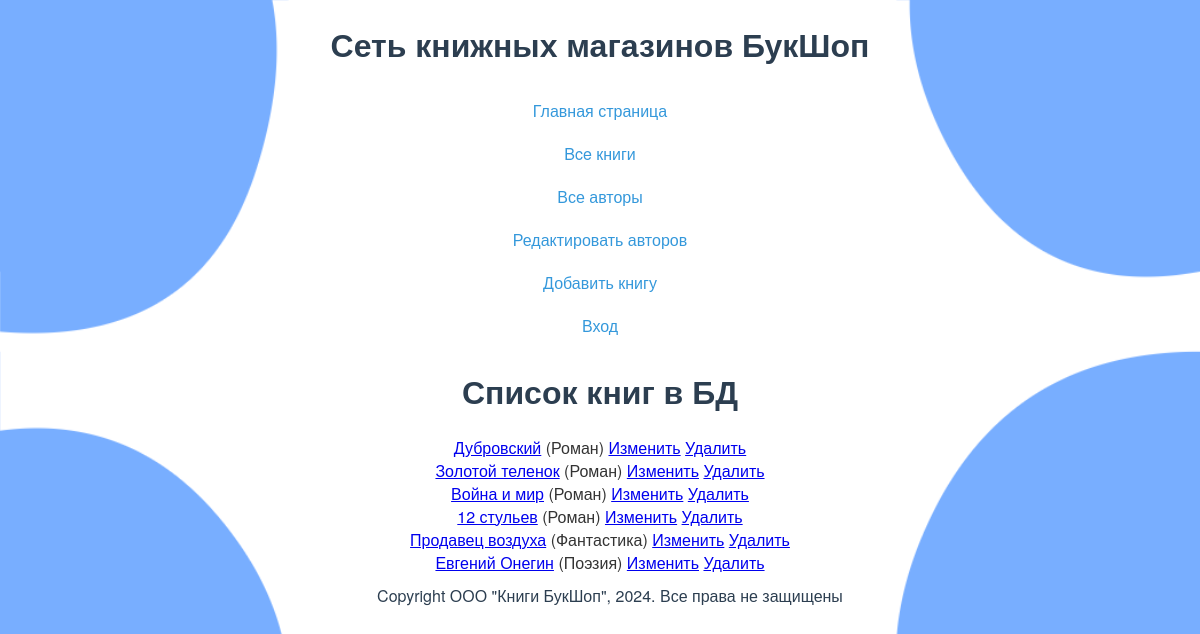
The page /books/ on the database its author committed.
### catalog/models.py (models this page shows, shortened)
class Book(models.Model):
    title = models.CharField(max_length=200,
                             help_text="Введите название книги",
                             verbose_name="Название")
    genre = models.ForeignKey('Genre', on_delete=models.CASCADE,
                              help_text="Выберите жанр книги",
                              verbose_name="Жанр", null=True)
    language = models.ForeignKey('Language', on_delete=models.CASCADE, null=True,
                                 help_text="Выберите язык книги",
                                 verbose_name="Язык книги")
    author = models.ManyToManyField('Author',
                                    help_text="Выберите автора книги",
                                    verbose_name="Автор книги",)
    summary = models.TextField(max_length=1000,
                               help_text="Введите краткое описание книги",
                               verbose_name="Описание")
    isbn = models.CharField(max_length=13,
                            help_text="Должно быть 13 символов",
                            verbose_name="ISBN")
    def display_author(self):
        return ', '.join([author.last_name for author in
                          self.author.all()])
    display_author.short_description = 'Авторы'
    def get_absolute_url(self):
        return reverse('book-detail', args=[str(self.id)])

class Genre(models.Model):
    name = models.CharField(max_length=200,
                            help_text="Введите жанр книги",
                            verbose_name="Жанр книги")
    def __str__(self):
        return self.name

### catalog/views.py (the view)
# urls.py: path('books/', views.BookListView.as_view(), name='books'),
class BookListView(generic.ListView):
    model = Book

### catalog/templates/catalog/book_list.html
{% extends "base_generic.html" %}
{% block content %}
    <h1>Список книг в БД</h1>
    {% if book_list %}
    <ul>
      {% for book in book_list %}
      <li>
        <a href="{{ book.get_absolute_url }}">
            {{ book.title }}</a>
            ({{ book.genre }})
        <a href="/book/update/{{book.id}}">Изменить</a>
        <a href="/book/delete/{{book.id}}">Удалить</a>
      </li>
      {% endfor %}
    </ul>
    {% else %}
      <p>В базе данных нет книг</p>
    {% endif %}
{% endblock %}

### catalog/templates/base_generic.html (shortened to what this page needs)
<!DOCTYPE html>
<html lang="en">
<head>
    {% load static %}
    {% block head %}
        <h1>Сеть книжных магазинов БукШоп</h1>
    {% endblock %}
</head>
<body>
    <div class="container-fluid">
        <div class="row">
            <div class="col-sm-2">
            {% block sidebar %}
            <ul class="sidebar-nav">
                <li><a href="{% url 'index' %}">Главная страница</a></li>
                <li><a href="{% url 'books' %}">Bce книги</a></li>
                <li><a href="{% url 'authors' %}">Все авторы</a></li>
                <li><a href="{% url 'authors_add' %}">Редактировать авторов</a></li>
                <li><a href="{% url 'book_create' %}">Добавить книгу</a></li>
              {% if user.is_authenticated %}
                <li>Пользователь: {{ user.get_username }}</li>
                <li><a href="{% url 'logout'%}?next={{request.path}}">Выход</a></li>
              {% else %}
                <li><a href="{% url 'login'%}?next={{request.path}}">Вход</a></li>
              {% endif %}
            </ul>
            {% endblock %}
            </div>
            <div class="col-sm-10 ">
            {% block content %}{% endblock %}
            {% block footer %}
                {% block copyright %}
            <p class="copyright">Copyright ООО "Книги БукШоп", 2024. Все права не защищены</p>
                {% endblock %}
            {% endblock %}
            </div>
        </div>
    </div>
</body>
</html>

### rows shown on the page
Book: title "Дубровский", genre "Роман"
Book: title "Золотой теленок", genre "Роман"
Book: title "Война и мир", genre "Роман"
Book: title "12 стульев", genre "Роман"
Book: title "Продавец воздуха", genre "Фантастика"
Book: title "Евгений Онегин", genre "Поэзия"
